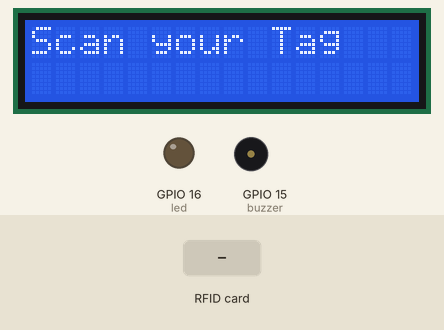
The sketch below on a simulated ESP8266 (NodeMCU). Shown: 16×2 character LCD, output pins drawn as LEDs (lit = HIGH), buzzer (waves = sounding, pin HIGH). Inputs (shaded band) come from the test bench. WiFi joins after 1.5 s; servers stay silent unless stated; what the sketch prints to the serial monitor is not drawn.

Above: at 3.1 s.
3.2 s: RFID card 5E 7A 19 C4 held to the reader
At 3.78 s:
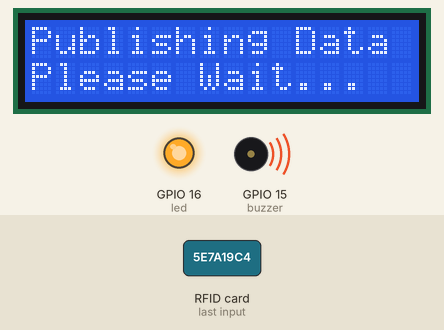
At 4.15 s:
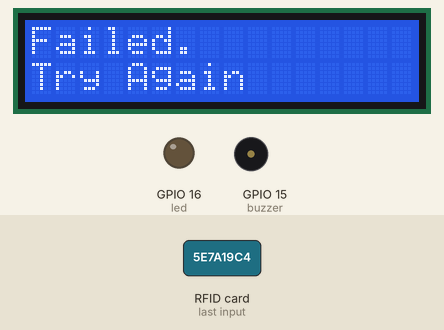
Timing chart, 0 to 6.2 s (numbered marks = the images above; inputs shaded):
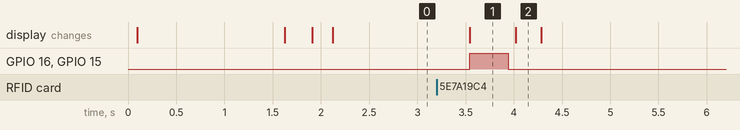

Measured:
- after the input at 3.2 s, GPIO 16 (led), GPIO 15 (buzzer): LOW → HIGH after 0.34 s, → LOW 0.40 s later; the display: changes after 0.34 s (image 1)
- what the display in image 1 shows lasts 0.5 s, from 3.5 s to 4.0 s

The sketch:

Police_Trackerrrr.ino
```cpp
#include <Arduino.h>
#include <ESP8266WiFi.h>
#include <SPI.h>
#include <MFRC522.h>
#include <HTTPSRedirect.h>
#include <Wire.h>
#include <LiquidCrystal_I2C.h>

LiquidCrystal_I2C lcd(0x27, 16, 2);

const char* GScriptId =
"AKfycbzGTsD6tSBgQD2JttASHRQF_5U1TkY1IrvkrnDUA7Lf2d3suceOnbgp-MoKsT7oJWct";

String gate_number = "Company";

const char* ssid     = "Motorola";
const char* password = "vivi@123";

String payload_base = "{\"command\": \"insert_row\", \"sheet_name\": \"Sheet1\", \"values\": ";
String payload = "";

const char* host = "script.google.com";
const int httpsPort = 443;
const char* fingerprint = "";
String url = String("/macros/s/") + GScriptId + "/exec";
HTTPSRedirect* client = nullptr;
String student_id;

int blocks[] = {4,5,6,8,9};
#define total_blocks (sizeof(blocks) / sizeof(blocks[0]))

#define RST_PIN  0
#define SS_PIN   2
#define buzzer   15
#define led      16

MFRC522 mfrc522(SS_PIN, RST_PIN);
MFRC522::MIFARE_Key key;
MFRC522::StatusCode status;

int blockNum = 2;
byte bufferLen = 18;
byte readBlockData[18];

void setup() {
    Serial.begin(9600);
    delay(10);
    Serial.println('\n');
    SPI.begin();
    pinMode(buzzer, OUTPUT);
    pinMode(led, OUTPUT);

    lcd.init();
    lcd.backlight();
    lcd.clear();
    lcd.setCursor(0,0);
    lcd.print("Connecting to");
    lcd.setCursor(0,1);
    lcd.print("WiFi...");

    WiFi.begin(ssid, password);
    Serial.print("Connecting to ");
    Serial.print(ssid); Serial.println("...");

    while (WiFi.status() != WL_CONNECTED) {
        delay(100);
        Serial.print(".");
    }
    Serial.println('\n');
    Serial.println("WiFi Connected!");
    Serial.println(WiFi.localIP());

    client = new HTTPSRedirect(httpsPort);
    client->setInsecure();
    client->setPrintResponseBody(true);
    client->setContentTypeHeader("application/json");

    lcd.clear();
    lcd.setCursor(0,0);
    lcd.print("Connecting to");
    lcd.setCursor(0,1);
    lcd.print("Google ");

    delay(50);
    Serial.print("Connecting to ");
    Serial.println(host);

    bool flag = false;
    for(int i=0; i<5; i++){
        int retval = client->connect(host, httpsPort);
        if (retval == 1){
            flag = true;
            String msg = "Connected. OK";
            Serial.println(msg);
            lcd.clear();
            lcd.setCursor(0,0);
            lcd.print(msg);
            delay(20);
            break;
        }
        else
            Serial.println("Connection failed. Retrying...");
    }
    if (!flag) {
        lcd.clear();
        lcd.setCursor(0,0);
        lcd.print("Connection fail");
        Serial.print("Could not connect to server: ");
        Serial.println(host);
        delay(50);
        delete client;
        client = nullptr;
    }
}

void loop() {
    static bool flag = false;
    if (!flag){
        client = new HTTPSRedirect(httpsPort);
        client->setInsecure();
        flag = true;
        client->setPrintResponseBody(true);
        client->setContentTypeHeader("application/json");
    }

    if (client != nullptr){
        if (!client->connected()){
            int retval = client->connect(host, httpsPort);
            if (retval != 1){
                Serial.println("Disconnected. Retrying...");
                lcd.clear();
                lcd.setCursor(0,0);
                lcd.print("Disconnected.");
                lcd.setCursor(0,1);
                lcd.print("Retrying...");
                return;
            }
        }
        else{
            Serial.println("Error creating client object!");
            Serial.println("else");

            lcd.clear();
            lcd.setCursor(0,0);
            lcd.print("Scan your Tag");

            mfrc522.PCD_Init();
            if (!mfrc522.PICC_IsNewCardPresent()) {return;}
            if (!mfrc522.PICC_ReadCardSerial()) {return;}

            Serial.println(F("Reading last data from RFID..."));
            String values = "", data;
            for (byte i = 0; i < total_blocks; i++) {
                ReadDataFromBlock(blocks[i], readBlockData);
                if(i == 0){
                    data = String((char*)readBlockData);
                    data.trim();
                    student_id = data;
                    values += "\n" + data + ",";
                } else {
                    data = String((char*)readBlockData);
                    data.trim();
                    values += data + ",";
                }
            }
            values += gate_number + "\"}";

            payload = payload_base + values;

            lcd.clear();
            lcd.setCursor(0,0);
            lcd.print("Publishing Data");
            lcd.setCursor(0,1);
            lcd.print("Please Wait...");
            digitalWrite(buzzer, HIGH);
            digitalWrite(led, HIGH);
            delay(400);
            digitalWrite(buzzer, LOW);
            digitalWrite(led, LOW);

            Serial.println("Publishing data...");
            Serial.println(payload);

            if(client->POST(url, host, payload)){
                Serial.println("[OK] Data published.");
                lcd.clear();
                lcd.setCursor(0,0);
                lcd.print("Student ID: "+student_id);
                lcd.setCursor(0,1);
                lcd.print("Thanks");
                digitalWrite(buzzer, HIGH);
                digitalWrite(led, HIGH);
                delay(10);
                digitalWrite(buzzer, LOW);
                digitalWrite(led, LOW);
                delay(10);
            }
            else{
              Serial.println("Error while connecting");
              lcd.clear();
              lcd.setCursor(0,0);
              lcd.print("Failed.");
              lcd.setCursor(0,1);
              lcd.print("Try Again");
            }
            Serial.println("[TEST] delay(5000)");
            delay(50);
        }
    }
}


          void ReadDataFromBlock(int blockNum, byte readBlockData[]) {
    for (byte i = 0; i < 6; i++) {
        key.keyByte[i] = 0xFF;
    }
    status = mfrc522.PCD_Authenticate(MFRC522::PICC_CMD_MF_AUTH_KEY_A, blockNum, &key, &(mfrc522.uid));
    if (status != MFRC522::STATUS_OK) {
        Serial.print("Authentication failed for Read: ");
        Serial.println(mfrc522.GetStatusCodeName(status));
        return;
    } else {
        Serial.println("Authentication success");
    }
    status = mfrc522.MIFARE_Read(blockNum, readBlockData, &bufferLen);
    if (status != MFRC522::STATUS_OK) {
        Serial.print("Reading failed: ");
        Serial.println(mfrc522.GetStatusCodeName(status));
        return;
    } else {
        readBlockData[16] = ' ';
        readBlockData[17] = ' ';
        Serial.println("Block was read successfully");
    }
}
```
